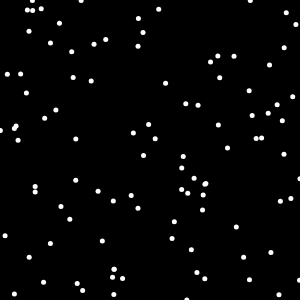
Frame 1 (no input)
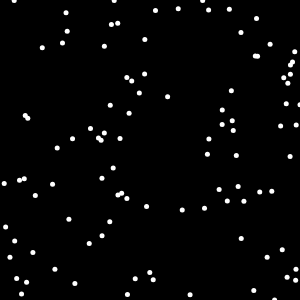
Frame 60 (no input)
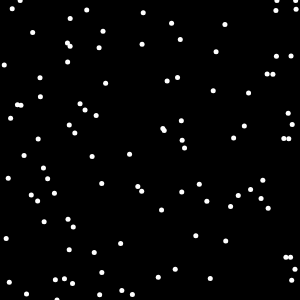
Frame 120 (the mouse pressed at the canvas centre since frame 60)

The p5.js sketch that drew these frames (run headless with seeded random() and noise() and a simulated clock; from frame 60 on, the mouse is pressed at the canvas centre):

// p5.js sketch
// ── sketch.js
var starField = [];
function setup() {
  createCanvas(300,300);
  background(0);
  stroke(255);
  strokeWeight(5);
  for(var i = 0;i<100;i++){
    starField[i] = new star();
  }
}

function draw() {
  background(0);
  for(var i = 0;i<starField.length;i++){
    starField[i].update();
    starField[i].draw();
  }
}

function star(){
  this.x = random(width);
  this.y = random(height);
  this.speed = random(5);
  this.update = function(){
    this.x = this.x - this.speed;
    if(this.x<0){
      this.x = width;
    }
  }
  this.draw = function(){
    point(this.x,this.y);
  }
}
